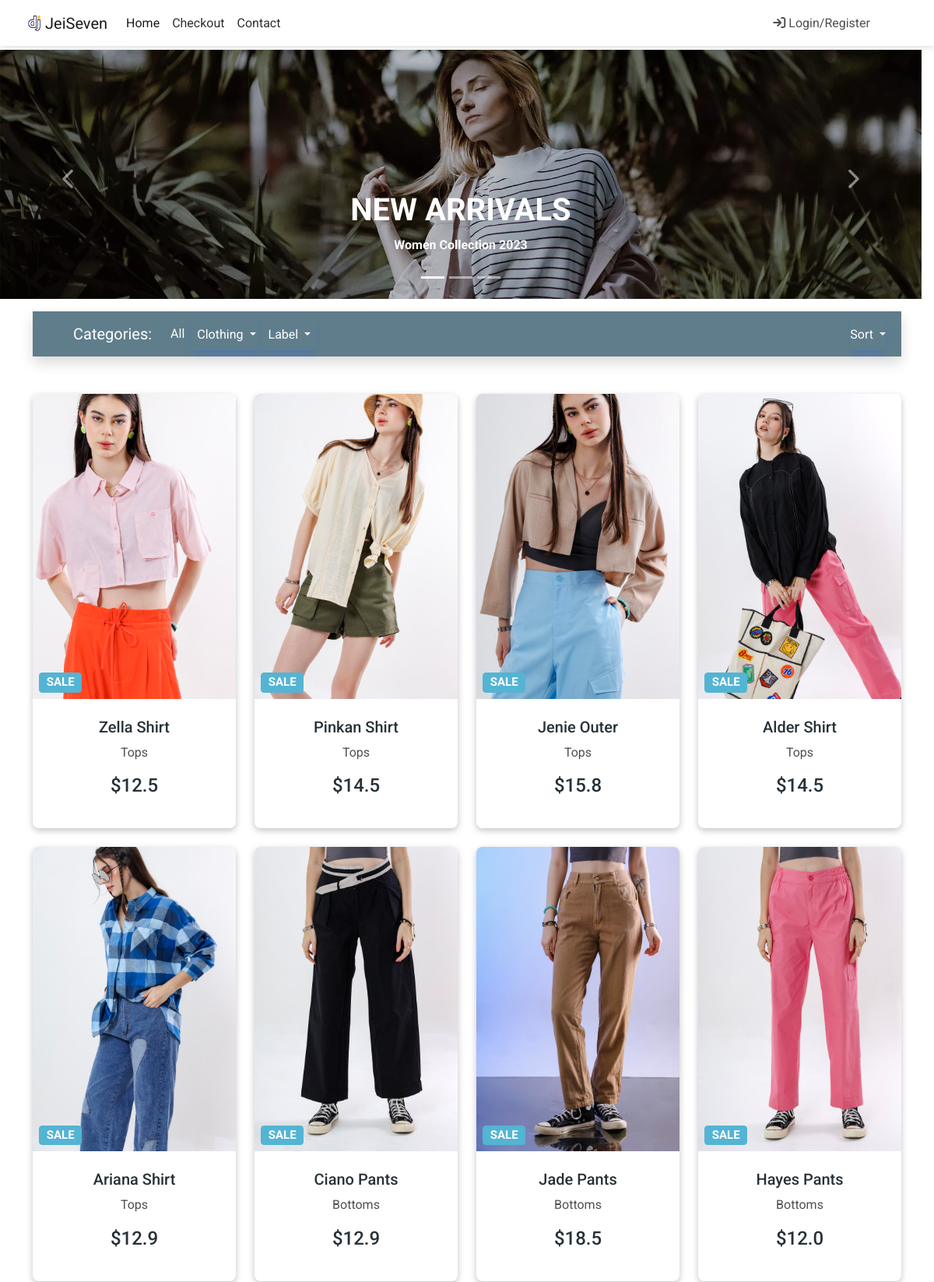
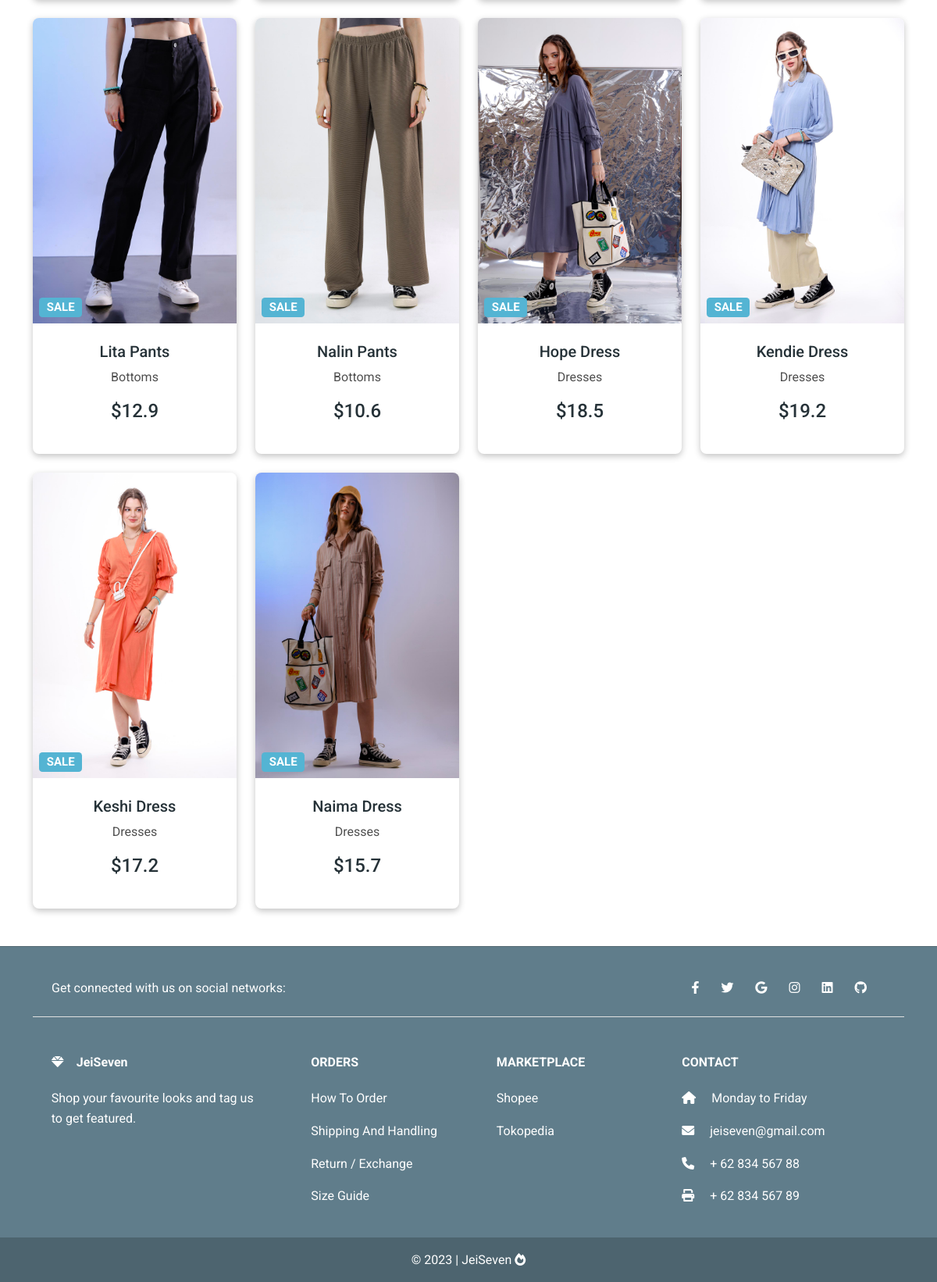
Page /sale/ on the committed database (2 pictures, top to bottom).
### toko/models.py (models this page shows, shortened)
class ProdukItem(models.Model):
    nama_produk = models.CharField(max_length=100)
    harga = models.FloatField()
    harga_diskon = models.FloatField(blank=True, null=True)
    slug = models.SlugField(unique=True)
    deskripsi = models.TextField()
    gambar = models.ImageField(upload_to='product_pics')
    label = models.CharField(choices=PILIHAN_LABEL, max_length=4)
    kategori = models.CharField(choices=PILIHAN_KATEGORI, max_length=2)
    def get_absolute_url(self):
        return reverse("toko:produk-detail", kwargs={
            "slug": self.slug
            })

### toko/views.py (the view)
# urls.py: path('sale/',views.SaleListView.as_view(), name='sale'),
class SaleListView(generic.ListView):
    template_name = 'sale.html'
    queryset = ProdukItem.objects.filter(label='SALE')
    paginate_by = False

### ecomm/templates/sale.html (shortened to what this page needs)
{% extends 'base.html' %}
{% block content %}
{% include 'carousel.html' %}
<main>
    <div class="container">
        <nav class="navbar navbar-expand-lg navbar-dark mt-3 mb-5 shadow p-2" style="background-color: #607D8B">
            <div class="container-fluid">
                <a class="navbar-brand" href="#">Categories:</a>
                <div class="collapse navbar-collapse" id="navbarSupportedContent2">
                    <ul class="navbar-nav me-auto mb-2 mb-lg-0">
                        <li class="nav-item active">
                            <a class="nav-link text-white" href="{% url 'toko:products' %}">All</a>
                        </li>
                        <li class="nav-item">
                          <div class="dropdown">
                            <button
                              class="btn btn-primary dropdown-toggle nav-link text-white text-capitalize"
                              style="background-color: #607D8B"
                              type="button"
                              id="dropdownMenuButton"
                              data-mdb-toggle="dropdown"
                              aria-expanded="false"
                            >
                              Clothing
                            </button>
                          </div>
                        </li>
                        <li class="nav-item">
                          <div class="dropdown">
                            <button
                              class="btn btn-primary dropdown-toggle nav-link text-white text-capitalize"
                              style="background-color: #607D8B"
                              type="button"
                              id="dropdownMenuButton"
                              data-mdb-toggle="dropdown"
                              aria-expanded="false"
                            >
                              Label
                            </button>
                          </div>
                        </li>
                    </ul>
                    <div class="dropdown">
                      <button
                        class="btn btn-primary dropdown-toggle nav-link text-white text-capitalize"
                        style="background-color: #607d8b"
                        type="button"
                        id="dropdownMenuButton"
                        data-mdb-toggle="dropdown"
                        aria-expanded="false"
                      >
                        Sort
                      </button>
                    </div>
                </div>
            </div>
        </nav>
        <section>
            <div class="text-center">
              <div class="row">
                {% for pItem in object_list %}
                <div class="col-lg-3 col-md-6 mb-4">
                  <div class="card">
                    <div class="bg-image hover-zoom ripple ripple-surface ripple-surface-light"
                      data-mdb-ripple-color="light">
                      <img src="{{ pItem.gambar.url }}"
                        class="w-100" />
                      <a href="{{ pItem.get_absolute_url }}">
                        <div class="mask">
                          <div class="d-flex justify-content-start align-items-end h-100">
                            <h5><span class="badge bg-{{ pItem.get_label_display }} ms-2">{{ pItem.label }}</span></h5>
                          </div>
                        </div>
                      </a>
                    </div>
                    <div class="card-body">
                      <a href="{{ pItem.get_absolute_url }}" class="text-reset">
                        <h5 class="card-title mb-2">{{ pItem.nama_produk }}</h5>
                      </a>
                      <a href="" class="text-reset ">
                        <p>{{ pItem.get_kategori_display }}</p>
                      </a>
                      <h6 class="mb-3 price">${% if pItem.harga_diskon %}{{ pItem.harga_diskon }}{% else %}{{ pItem.harga }}{% endif %}</h6>
                    </div>
                  </div>
                </div>
                {% empty %}
                  <p>Data Produk belum tersedia</p>
                {% endfor %}
              </div>
            </div>
          </section>
    </div>
</main>
{% endblock content %}

### static/css/custom.css (style rules this page uses)
.card { box-shadow: rgba(0, 0, 0, 0.24) 0px 3px 8px; }
.price { color: #263238; font-size: 24px; }
.card-title { color:#263238 }

### rows in the picture
ProdukItem: gambar (picture), label "SALE", nama_produk "Zella Shirt", kategori "Tops", harga "12.5"
ProdukItem: gambar (picture), label "SALE", nama_produk "Pinkan Shirt", kategori "Tops", harga "14.5"
ProdukItem: gambar (picture), label "SALE", nama_produk "Jenie Outer", kategori "Tops", harga "15.8"
ProdukItem: gambar (picture), label "SALE", nama_produk "Alder Shirt", kategori "Tops", harga "14.5"
ProdukItem: gambar (picture), label "SALE", nama_produk "Ariana Shirt", kategori "Tops", harga_diskon "12.9"
ProdukItem: gambar (picture), label "SALE", nama_produk "Ciano Pants", kategori "Bottoms", harga_diskon "12.9"
ProdukItem: gambar (picture), label "SALE", nama_produk "Jade Pants", kategori "Bottoms", harga_diskon "18.5"
ProdukItem: gambar (picture), label "SALE", nama_produk "Hayes Pants", kategori "Bottoms", harga_diskon "12.0"
ProdukItem: gambar (picture), label "SALE", nama_produk "Lita Pants", kategori "Bottoms", harga_diskon "12.9"
ProdukItem: gambar (picture), label "SALE", nama_produk "Nalin Pants", kategori "Bottoms", harga_diskon "10.6"
ProdukItem: gambar (picture), label "SALE", nama_produk "Hope Dress", kategori "Dresses", harga "18.5"
ProdukItem: gambar (picture), label "SALE", nama_produk "Kendie Dress", kategori "Dresses", harga "19.2"
ProdukItem: gambar (picture), label "SALE", nama_produk "Keshi Dress", kategori "Dresses", harga "17.2"
ProdukItem: gambar (picture), label "SALE", nama_produk "Naima Dress", kategori "Dresses", harga_diskon "15.7"
